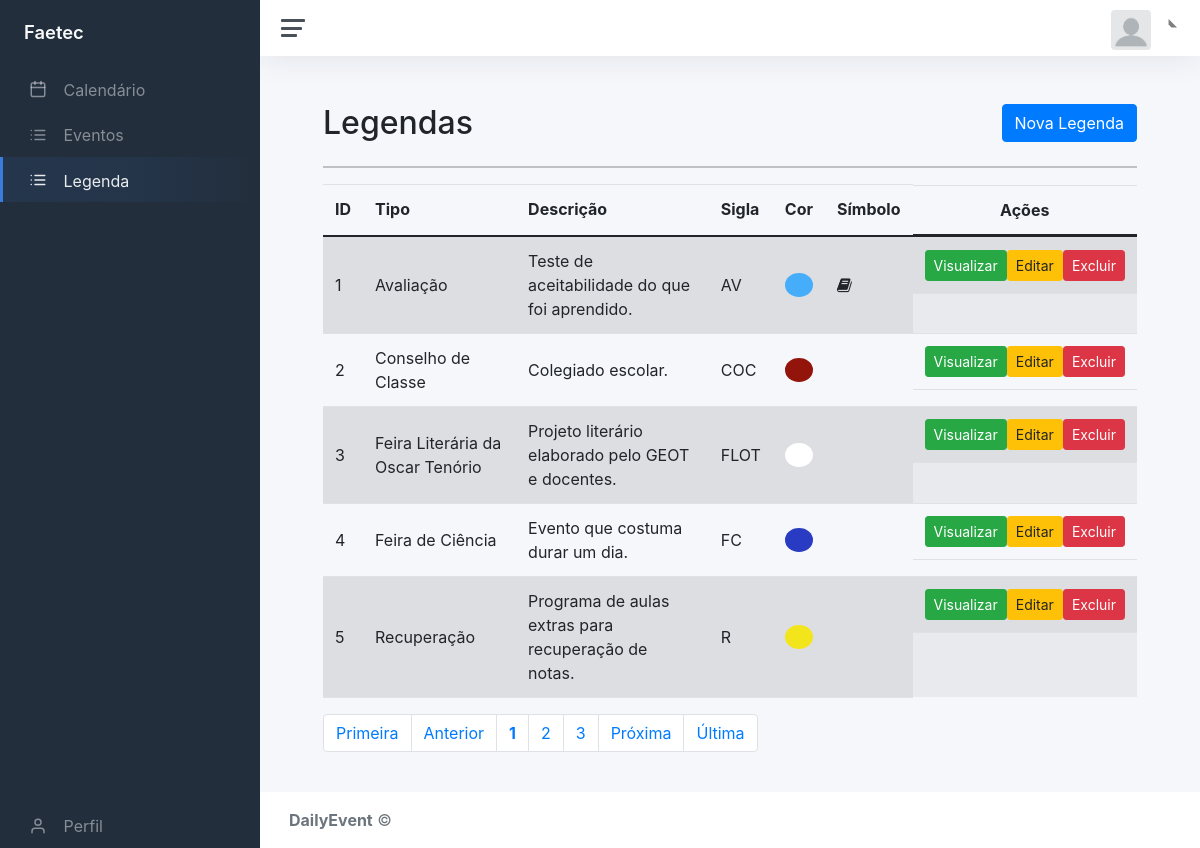
The app's page /static/dash.php?page=lista_leg with its own data.
### tables this page shows
CREATE TABLE IF NOT EXISTS `legenda` (
  `id_leg` int(11) NOT NULL AUTO_INCREMENT,
  `tipo_evento` varchar(50) DEFAULT NULL,
  `desc_leg` varchar(60) DEFAULT NULL,
  `simbolo_leg` varchar(50) DEFAULT NULL,
  `sigla_leg` varchar(4) DEFAULT NULL,
  `cor_leg` varchar(9) DEFAULT NULL,
  PRIMARY KEY (`id_leg`)
);

### static/contents/legenda/lista_leg.php (the view, shortened to what this page needs)
<div class="container-fluid">
	<div id="top" class="row">
		<div class="col-md-11">
			<h2>Legendas</h2>
		</div>
		<div class="col-md-1">
			<a href="?page=addleg" class="btn btn-primary pull-right h2">Nova Legenda</a>
		</div>
	</div>
	<hr/>
	<div id="bloco-list-pag">
		<div id="list" class="row">
			<div class="table-responsive col-md-12">
				<?php
					$quantidade = 5;
					$pagina = (isset($_GET['pagina'])) ? (int)$_GET['pagina'] : 1;
					$inicio = ($quantidade * $pagina) - $quantidade;
					$data = mysqli_query($con, "select * from legenda order by id_leg asc limit $inicio, $quantidade;");
					echo "<table class='table table-striped' cellspacing='0' cellpading='0'>";
					echo "<thead><tr>";
					echo "<td><strong>ID</strong></td>";
					echo "<td><strong>Tipo</strong></td>";
					echo "<td><strong>Descrição</strong></td>";
					echo "<td><strong>Sigla</strong></td>";
					echo "<td><strong>Cor</strong></td>";
					echo "<td><strong>Símbolo</strong></td>";
					echo "<td class='actions d-flex justify-content-center'><strong>Ações</strong></td>";
					echo "</tr></thead><tbody>";
					while($info = mysqli_fetch_array($data)){
						echo "<tr>";
						echo "<td>".$info['id_leg']."</td>";
						echo "<td>".$info['tipo_evento']."</td>";
						echo "<td>".$info['desc_leg']." </td>";
						echo "<td>".$info['sigla_leg']." </td>";
						echo "<td width='10px'><div style='background-color:".$info['cor_leg'].";border-radius:100%'>&nbsp</div></td>";
						echo "<td><i class='fa ".$info['simbolo_leg']."'></i></td>";
						echo "<td class='actions btn-group-sm d-flex justify-content-center'>";
						echo "<a class='btn btn-success btn-xs' href=?page=view_leg&id_leg=".$info['id_leg']."> Visualizar </a>";
						echo "<a class='btn btn-warning btn-xs' href=?page=edit_leg&id_leg=".$info['id_leg']."> Editar </a>";
						echo "<a href=?page=excluir_leg&id_leg=".$info['id_leg']." class='btn btn-danger btn-xs'> Excluir </a></td>";
					}
				echo "</tr></tbody></table>";
			?>
		</div>
	</div>
	<div id="bottom" class="row">
			<div class="col-md-12">
				<?php
					$sqlTotal 		= "select id_leg from legenda;";
					$qrTotal  		= mysqli_query($con, $sqlTotal) or die (mysqli_error());
					$numTotal 		= mysqli_num_rows($qrTotal);
					$totalpagina = (ceil($numTotal/$quantidade)<=0) ? 1 : ceil($numTotal/$quantidade);
					$exibir = 3;
					$anterior = (($pagina-1) <= 0) ? 1 : $pagina - 1;
					$posterior = (($pagina+1) >= $totalpagina) ? $totalpagina : $pagina+1;
					echo "<ul class='pagination'>";
					echo "<li class='page-item'><a class='page-link' href='?page=lista_leg&pagina=1'> Primeira</a></li> ";
					echo "<li class='page-item'><a class='page-link' href=\"?page=lista_leg&pagina=$anterior\"> Anterior</a></li> ";
					echo "<li class='page-item'><a class='page-link' href='?page=lista_leg&pagina=".$pagina."'><strong>".$pagina."</strong></a></li> ";
					for($i = $pagina+1; $i < $pagina+$exibir; $i++){
						if($i <= $totalpagina)
						echo "<li class='page-item'><a class='page-link' href='?page=lista_leg&pagina=".$i."'> ".$i." </a></li> ";
					}
					echo "<li class='page-item'><a class='page-link' href=\"?page=lista_leg&pagina=$posterior\"> Pr&oacute;xima</a></li> ";
					echo "<li class='page-item'><a class='page-link' href=\"?page=lista_leg&pagina=$totalpagina\"> &Uacute;ltima</a></li></ul>";
				?>
			</div>
		</div>
	</div>
</div>

### static/dash.php (shortened to what this page needs)
<!DOCTYPE html>
<head>
	<link rel="stylesheet" href="fontawesome-pro/css/all.css">
	<link href="https://cdn.jsdelivr.net/npm/bootstrap@5.2.0-beta1/dist/css/bootstrap.min.css" rel="stylesheet">
	<link href="css/app.css" rel="stylesheet">
	<link href="https://cdn.jsdelivr.net/npm/bootstrap@5.0.2/dist/css/bootstrap.min.css" rel="stylesheet">
	<link href="//maxcdn.bootstrapcdn.com/bootstrap/4.1.1/css/bootstrap.min.css" rel="stylesheet" id="bootstrap-css">
	<link rel="stylesheet" href="css/main.css">
	<link rel="stylesheet" href="//maxcdn.bootstrapcdn.com/font-awesome/4.3.0/css/font-awesome.min.css">
	<link rel="stylesheet" href="css/bootstrap.css">
</head>
<body>
<div class="wrapper">
<?php
	include "based/sidebar.php";
	include "based/main/main.php";
?>
</div>
</body>
</html>

### static/based/sidebar.php (shortened to what this page needs)
<nav id="sidebar" class="sidebar js-sidebar" >
			<div class="sidebar-content js-simplebar">
				<ul class="sidebar-nav">
					<a class="sidebar-brand" href="?page=home">
					  <span class="align-middle">Faetec</span>
				</a>
					<li class="sidebar-item <?php if(isset($_GET['page']) && $_GET['page'] == 'home')echo "active";?>">
						<a class="sidebar-link" href="?page=home">
              			<i class="align-middle" data-feather="calendar"></i> <span class="align-middle">Calendário</span>
            			</a>
					</li>
					<li class="sidebar-item <?php if(isset($_GET['page']) && $_GET['page'] == 'lista_eve')echo "active";?>">
						<a class="sidebar-link" href="?page=lista_eve">
              			<i class="align-middle" data-feather="list"></i> <span class="align-middle">Eventos</span>
            			</a>
					</li>
					<li class="sidebar-item <?php if(isset($_GET['page']) && $_GET['page'] == 'lista_leg')echo "active";?>">
						<a class="sidebar-link" href="?page=lista_leg">
              			<i class="align-middle" data-feather="list"></i> <span class="align-middle">Legenda</span>
            			</a>
					</li>
					<li class="sidebar-item <?php if(isset($_GET['page']) && $_GET['page'] == 'perfil')echo "active";?>" style="position: fixed;bottom: 0;">
						<a class="sidebar-link" href="?page=perfil">
              			<i class="align-middle" data-feather="user"></i> <span class="align-middle">Perfil</span>
            			</a>
					</li>
				</ul>
			</div>
		</nav>

### static/based/main/main.php
<div class="main">
<?php
	include "topo.php";
?>
<main class="content">
<div class="container-fluid p-0">
<?php
include "contents.php";
?>
</div>
</main>
<?php
	include "footer.php";
?>
</div>

### static/based/main/topo.php (shortened to what this page needs)
<nav class="navbar navbar-expand navbar-light navbar-bg">
	<a class="sidebar-toggle js-sidebar-toggle" style="padding-left: 5px;" onclick="botina()">
        <i class="hamburger align-self-center"></i>
    </a>
	<div class="navbar-collapse collapse">
		<ul class="navbar-nav navbar-align">
			<li class="nav-item dropdown">
				<a class="nav-link dropdown-toggle d-none d-sm-inline-block" href="?page=perfil" data-bs-toggle="dropdown">
				<img src="img/profile.webp" class="avatar img-fluid rounded me-1" alt="<?php echo $_SESSION['UsuarioNome']?>" /> <span class="text-dark"><?php echo $_SESSION['UsuarioNome']?></span></a>
			</li>
		</ul>
	</div>
</nav>

### static/based/main/contents.php (shortened to what this page needs)
<?php
    if(isset($_GET['page'])){
        switch ($_GET['page']) {
            case 'lista_leg':
                 include "contents/legenda/lista_leg.php";
                break;
    }
}
?>

### static/based/main/footer.php
<footer class="footer">
				<div class="container-fluid">
					<div class="row text-muted">
						<div class="col-6 text-start">
							<p class="mb-0">
								<a><strong>DailyEvent</strong></a> &copy;
							</p>
						</div>
					</div>
				</div>
			</footer>

### records on screen
legenda: id_leg "1", tipo_evento "Avaliação", desc_leg "Teste de aceitabilidade do que foi aprendido.", sigla_leg "AV"
legenda: id_leg "2", tipo_evento "Conselho de Classe", desc_leg "Colegiado escolar.", sigla_leg "COC"
legenda: id_leg "3", tipo_evento "Feira Literária da Oscar Tenório", desc_leg "Projeto literário elaborado pelo GEOT e docentes.", sigla_leg "FLOT"
legenda: id_leg "4", tipo_evento "Feira de Ciência", desc_leg "Evento que costuma durar um dia.", sigla_leg "FC"
legenda: id_leg "5", tipo_evento "Recuperação", desc_leg "Programa de aulas extras para recuperação de notas.", sigla_leg "R"

### other values on screen
$pagina "1"
